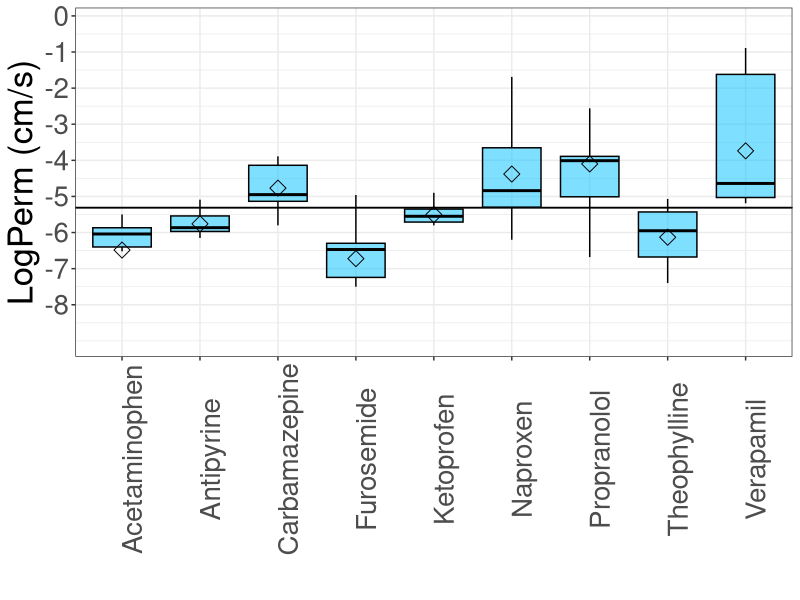

Recreate this plot in R. (Note: this script raises an error after producing the figure.)
# Install required packages
install.packages("ggpubr")
install.packages("dplyr")
install.packages("tidyverse")

# Load packages
library(tidyverse)
library(dplyr)
library(ggplot2)
library(grid)

data_for_boxplot <- read.csv("inputs/box_plot_datset.csv", header = TRUE, sep = ",", blank.lines.skip = TRUE)

# Calculation of median
median_of_logPerm = median(data_for_boxplot$LogPerm)

box_plot_PAMPA <- ggplot(data_for_boxplot, aes(x = Name, y = LogPerm)) +
  geom_boxplot(color = "black", fill = "deepskyblue", alpha = 0.5, outlier.shape = NA)+
  theme_bw()+
  labs( y = "LogPerm (cm/s)", x = " ")+
  theme(text = element_text(size = 25), axis.text.x = element_text(angle = 90), legend.position = "none") +
  geom_hline(yintercept=median_of_logPerm) +
  scale_y_continuous(breaks = seq(-8, 2, by=1))+
  stat_summary(fun.y=mean, geom="point", shape=23, size=4) +
  geom_hline(yintercept=median_of_logPerm)
  geom_point(data = subset(data_for_boxplot, LogPerm %in% boxplot.stats(data_for_boxplot$LogPerm)$out),
                                                aes(y = LogPerm, color = method),
                                                position = position_jitter(width = .2), size = 2)+
  scale_color_manual(values=c("dimgrey", "firebrick"))

# Save to file
pdf(file="outputs/box plots/01.pdf",
    width=16,
    height = 12)

box_plot_PAMPA

dev.off()
